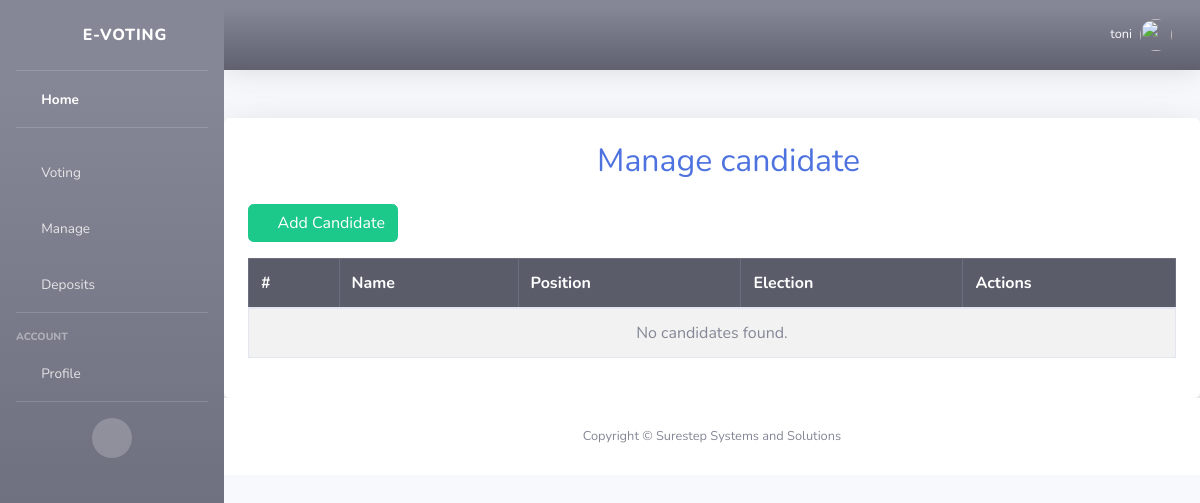
The page /manage_cand (signed in) on the database as committed earlier.
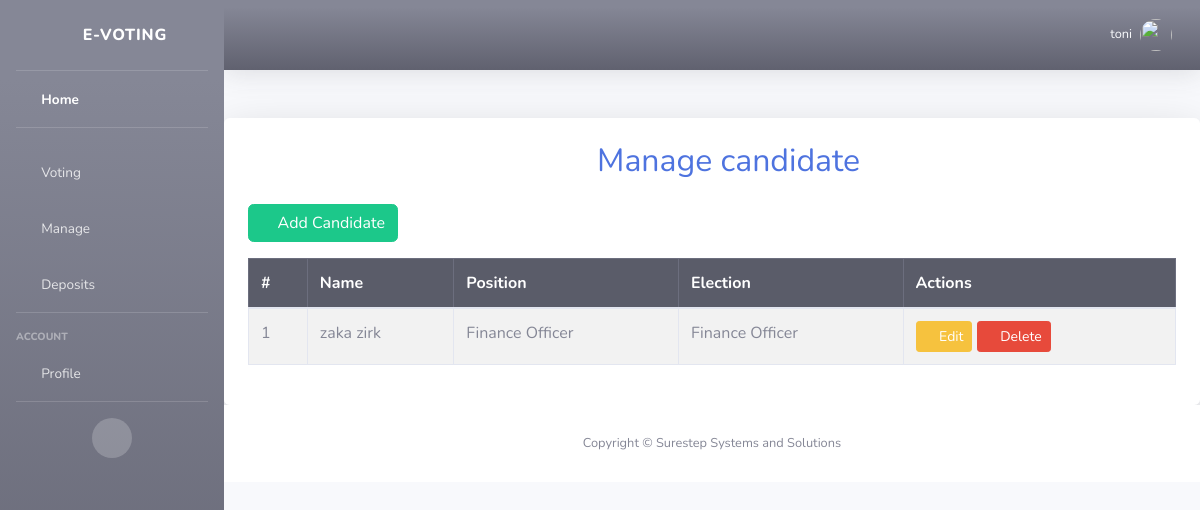
The same page on the database as committed later.
### webapp/models.py (models this page shows, shortened)
class Candidate(models.Model):
    election = models.ForeignKey(Election, on_delete=models.CASCADE, null=True, blank=True)
    name = models.CharField(max_length=200)
    position = models.CharField(max_length=255, default="unknown")
    profile_picture = models.ImageField(upload_to='candidate_pics/', blank=True, null=True)

class Election(models.Model):
    STATUS_CHOICES = [
        ('pending', 'Pending'),
        ('active', 'Active'),
    ]
    name = models.CharField(max_length=255, unique=True)
    date = models.DateField()
    created_at = models.DateTimeField(default=timezone.now)
    status = models.CharField(max_length=10, choices=STATUS_CHOICES, default='pending')

### webapp/views.py (the view)
# urls.py: path("manage_cand", views.manage_candidates, name='manage_cand'),
@login_required
def manage_candidates(request):
    try:
        position = request.GET.get('position', '')  # Get filter from query params
        if position:
            candidates = Candidate.objects.filter(position=position).order_by('name')
        else:
            candidates = Candidate.objects.all().order_by('name')
    except Exception as e:
        messages.error(request, f"Error fetching candidates: {str(e)}")
        candidates = []
    return render(request, 'manage_cand.html', {'candidates': candidates, 'selected_position': position})

### webapp/templates/manage_cand.html (shortened to what this page needs)
{% extends 'base.html' %}
{% block content %}
<div class="container mt-5 p-4 shadow-lg bg-white rounded">
    <h2 class="text-center text-primary mb-4">
        <i class="fas fa-users"></i> Manage candidate
    </h2>
    <div class="text-end mb-3">
        <a href="{% url 'create_candidate' %}" class="btn btn-success">
            <i class="fas fa-user-plus"></i> Add Candidate
        </a>
    </div>
    <table class="table table-striped table-bordered">
        <thead class="table-dark">
            <tr>
                <th>#</th>
                <th>Name</th>
                <th>Position</th>
                <th>Election</th>
                <th>Actions</th>
            </tr>
        </thead>
        <tbody>
            {% for candidate in candidates %}
            <tr id="candidate-row-{{ candidate.id }}">
                <td>{{ candidate.id }}</td>
                <td id="name-{{ candidate.id }}">{{ candidate.name }}</td>
                <td id="position-{{ candidate.id }}">{{ candidate.position }}</td>
                <td>{{ candidate.election.name }}</td>
                <td>
                    <button onclick="editCandidate({{ candidate.id }})" class="btn btn-warning btn-sm">
                        <i class="fas fa-edit"></i> Edit
                    </button>
                    <button onclick="deleteCandidate({{ candidate.id }})" class="btn btn-danger btn-sm">
                        <i class="fas fa-trash"></i> Delete
                    </button>
                </td>
            </tr>
            {% empty %}
            <tr>
                <td colspan="5" class="text-center">No candidates found.</td>
            </tr>
            {% endfor %}
        </tbody>
    </table>
</div>
{% endblock %}

Rows that differ between the two databases and show on the page:
added Candidate: id "1", name "zaka zirk", position "Finance Officer", election.name "Finance Officer"
Other text that changed with them:
text no longer shown: "No candidates found."
